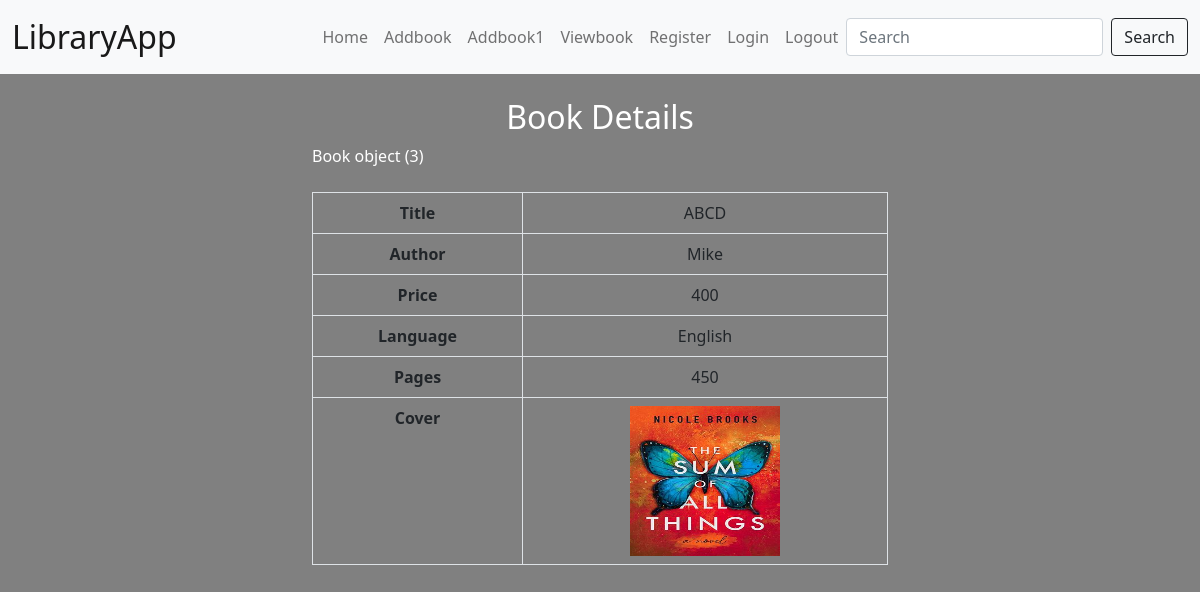
/bookdetail/3, run on the app's committed database.
### books/models.py (models this page shows)
class Book(models.Model):
    title=models.CharField(max_length=200)
    author=models.CharField(max_length=100)
    price=models.IntegerField()
    language=models.CharField(max_length=100)
    pages=models.IntegerField()
    image=models.ImageField(upload_to="books")

### books/views.py (the view)
# urls.py: path('bookdetail/<int:i>',views.BookDetailView.as_view(),name="bookdetail"),
class BookDetailView(View):
    def get(self,request,i):
        b=Book.objects.get(id=i)
        return render(request,'detail.html',{'book':b})

### templates/detail.html (shortened to what this page needs)
{% extends 'base.html' %}
{% block content %}
<div class="container w-50 mx-auto mt-4">
<h2>Book Details</h2>
    {{book}}
<table class="table table-bordered mt-4 text-center">
    <tr>
        <th>Title</th>
        <td>{{book.title}}</td>
    </tr>
    <tr>
        <th>Author</th>
        <td>{{book.author}}</td>
    </tr>
    <tr>
        <th>Price</th>
        <td>{{book.price}}</td>
    </tr>
    <tr>
        <th>Language</th>
        <td>{{book.language}}</td>
    </tr>
    <tr>
        <th>Pages</th>
        <td>{{book.pages}}</td>
    </tr>
    <tr>
        <th>Cover</th>
        <td><img src="{{book.image.url}}" height="150px" width="150px"></td>
    </tr>
</table>
    </div>
{% endblock %}

### static/css/style.css (style rules this page uses)
body { background-color:gray; color:white; }
h2 { text-align:center; }

### data on the page
Book: id "Book object (3)", title "ABCD", author "Mike", price "400", language "English", pages "450", image (picture)
